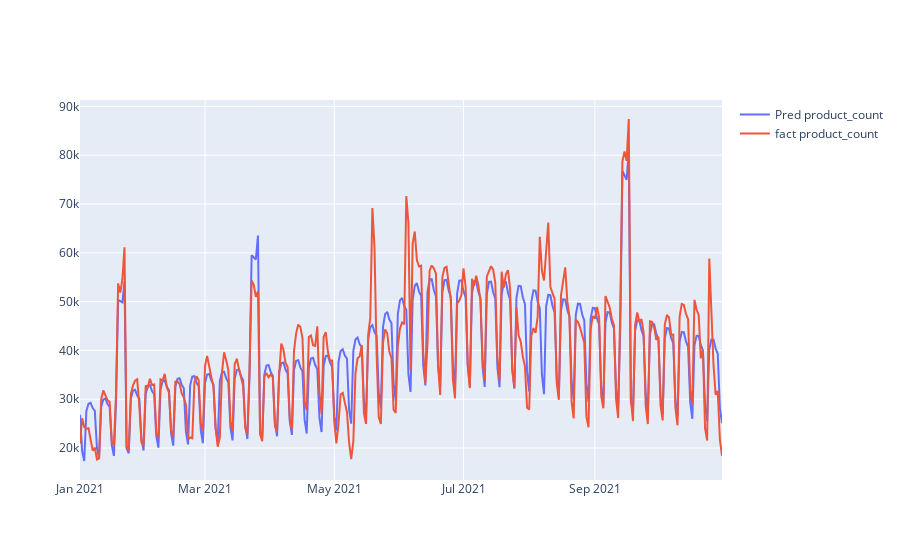
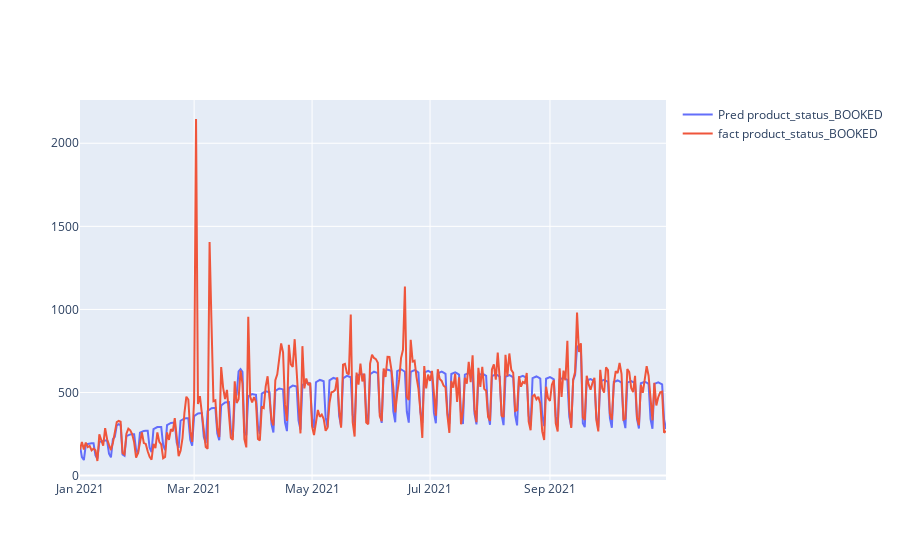
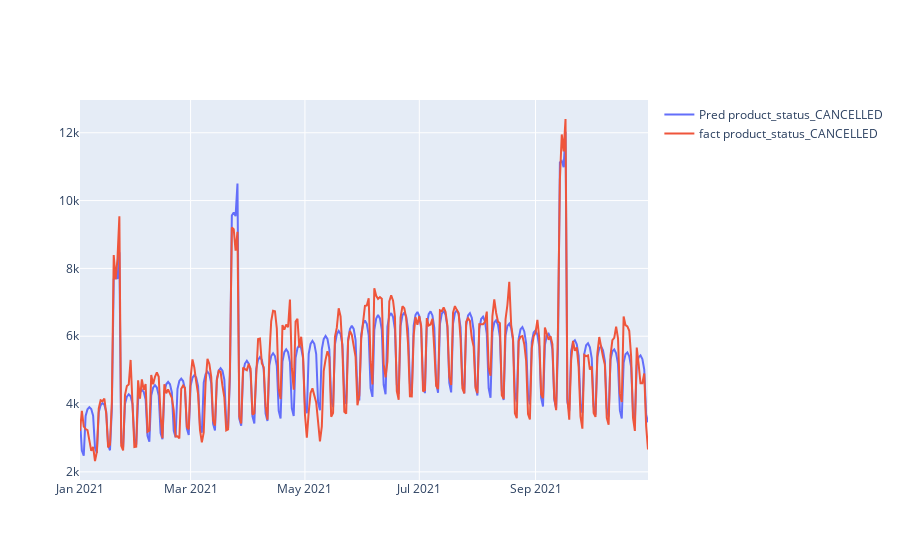
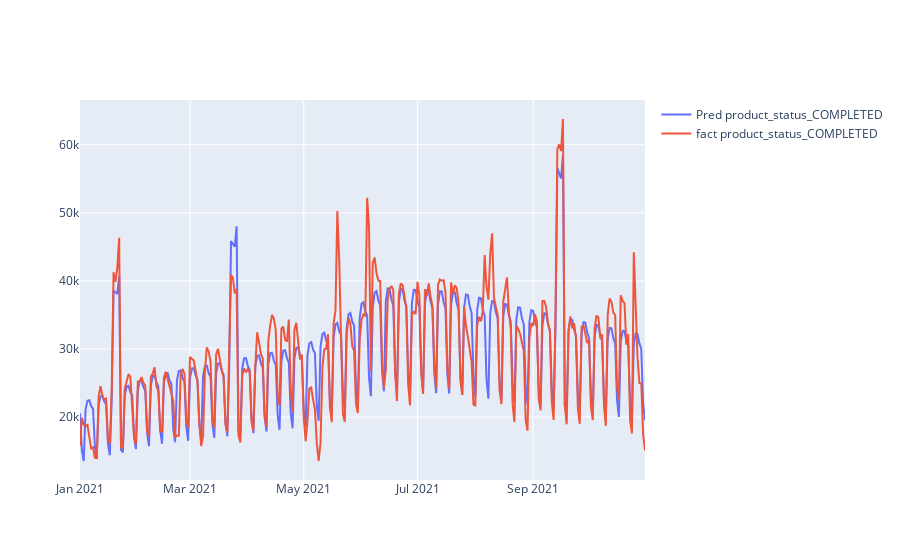

Notebook cell for these charts, in order:
### Code cell
for col in columns:
    figure = go.Figure()
    y_pred = np.exp(forecast.yhat)
    figure.add_trace(go.Scatter(x=pred_pc.index, y=pred_pc[col], name=f'Pred {col}'))
    figure.add_trace(go.Scatter(x=df_pc.index, y=df_pc[col], name=f'fact {col}'))
    figure.show()

### Figure 1 — Plotly figure (JSON) as saved in the notebook; plotly's stock layout.template omitted (floating-point values rounded to 4 significant figures; data arrays with more than 128 entries replaced by an {"elided": "..."} marker saying what was removed)
{"data": [{"name": "Pred product_count", "type": "scatter", "x": {"elided": "304 str values"}, "y": {"elided": "304 float values"}}, {"name": "fact product_count", "type": "scatter", "x": {"elided": "304 str values"}, "y": {"elided": "304 int values"}}], "layout": {"autosize": true, "xaxis": {"autorange": true, "range": ["2021-01-01", "2021-10-31"], "type": "date"}, "yaxis": {"autorange": true, "range": [13450.0, 91310.0], "type": "linear"}}}

### Figure 2 — Plotly figure (JSON) as saved in the notebook; plotly's stock layout.template omitted (floating-point values rounded to 4 significant figures; data arrays with more than 128 entries replaced by an {"elided": "..."} marker saying what was removed)
{"data": [{"name": "Pred product_status_BOOKED", "type": "scatter", "x": {"elided": "304 str values"}, "y": {"elided": "304 float values"}}, {"name": "fact product_status_BOOKED", "type": "scatter", "x": {"elided": "304 str values"}, "y": {"elided": "304 int values"}}], "layout": {"autosize": true, "xaxis": {"autorange": true, "range": ["2021-01-01", "2021-10-31"], "type": "date"}, "yaxis": {"autorange": true, "range": [-26.33, 2260.0], "type": "linear"}}}

### Figure 3 — Plotly figure (JSON) as saved in the notebook; plotly's stock layout.template omitted (floating-point values rounded to 4 significant figures; data arrays with more than 128 entries replaced by an {"elided": "..."} marker saying what was removed)
{"data": [{"name": "Pred product_status_CANCELLED", "type": "scatter", "x": {"elided": "304 str values"}, "y": {"elided": "304 float values"}}, {"name": "fact product_status_CANCELLED", "type": "scatter", "x": {"elided": "304 str values"}, "y": {"elided": "304 int values"}}], "layout": {"autosize": true, "xaxis": {"autorange": true, "range": ["2021-01-01", "2021-10-31"], "type": "date"}, "yaxis": {"autorange": true, "range": [1760.0, 12970.0], "type": "linear"}}}

### Figure 4 — Plotly figure (JSON) as saved in the notebook; plotly's stock layout.template omitted (floating-point values rounded to 4 significant figures; data arrays with more than 128 entries replaced by an {"elided": "..."} marker saying what was removed)
{"data": [{"name": "Pred product_status_COMPLETED", "type": "scatter", "x": {"elided": "304 str values"}, "y": {"elided": "304 float values"}}, {"name": "fact product_status_COMPLETED", "type": "scatter", "x": {"elided": "304 str values"}, "y": {"elided": "304 int values"}}], "layout": {"autosize": true, "xaxis": {"autorange": true, "range": ["2021-01-01", "2021-10-31"], "type": "date"}, "yaxis": {"autorange": true, "range": [10760.0, 66570.0], "type": "linear"}}}
